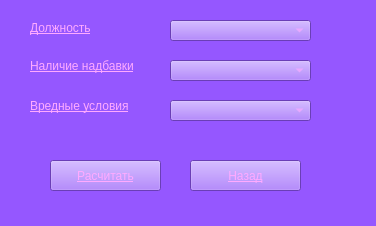
<?xml version="1.0" encoding="UTF-8"?>
<ui version="4.0">
 <class>Form</class>
 <widget class="QWidget" name="Form">
  <property name="geometry">
   <rect>
    <x>0</x>
    <y>0</y>
    <width>376</width>
    <height>226</height>
   </rect>
  </property>
  <property name="windowTitle">
   <string>Form</string>
  </property>
  <property name="styleSheet">
   <string notr="true">color: rgb(255, 170, 255);
font: 6pt &quot;MS Shell Dlg 2&quot;;
font: 11pt &quot;Sans Serif Collection&quot;;
text-decoration: underline;
background-color: rgb(149, 87, 255);</string>
  </property>
  <widget class="QPushButton" name="pushButton">
   <property name="geometry">
    <rect>
     <x>190</x>
     <y>160</y>
     <width>111</width>
     <height>31</height>
    </rect>
   </property>
   <property name="text">
    <string>Назад</string>
   </property>
  </widget>
  <widget class="QPushButton" name="pushButton_2">
   <property name="geometry">
    <rect>
     <x>50</x>
     <y>160</y>
     <width>111</width>
     <height>31</height>
    </rect>
   </property>
   <property name="text">
    <string>Расчитать</string>
   </property>
  </widget>
  <widget class="QComboBox" name="comboBox">
   <property name="geometry">
    <rect>
     <x>170</x>
     <y>20</y>
     <width>141</width>
     <height>21</height>
    </rect>
   </property>
  </widget>
  <widget class="QComboBox" name="comboBox_2">
   <property name="geometry">
    <rect>
     <x>170</x>
     <y>60</y>
     <width>141</width>
     <height>21</height>
    </rect>
   </property>
  </widget>
  <widget class="QComboBox" name="comboBox_3">
   <property name="geometry">
    <rect>
     <x>170</x>
     <y>100</y>
     <width>141</width>
     <height>21</height>
    </rect>
   </property>
  </widget>
  <widget class="QLabel" name="label">
   <property name="geometry">
    <rect>
     <x>30</x>
     <y>20</y>
     <width>81</width>
     <height>16</height>
    </rect>
   </property>
   <property name="text">
    <string>Должность</string>
   </property>
  </widget>
  <widget class="QLabel" name="label_2">
   <property name="geometry">
    <rect>
     <x>30</x>
     <y>50</y>
     <width>131</width>
     <height>31</height>
    </rect>
   </property>
   <property name="text">
    <string>Наличие надбавки</string>
   </property>
   <property name="textFormat">
    <enum>Qt::AutoText</enum>
   </property>
   <property name="wordWrap">
    <bool>true</bool>
   </property>
  </widget>
  <widget class="QLabel" name="label_3">
   <property name="geometry">
    <rect>
     <x>30</x>
     <y>90</y>
     <width>131</width>
     <height>31</height>
    </rect>
   </property>
   <property name="text">
    <string>Вредные условия</string>
   </property>
   <property name="textFormat">
    <enum>Qt::AutoText</enum>
   </property>
   <property name="wordWrap">
    <bool>true</bool>
   </property>
  </widget>
 </widget>
 <resources/>
 <connections/>
</ui>
